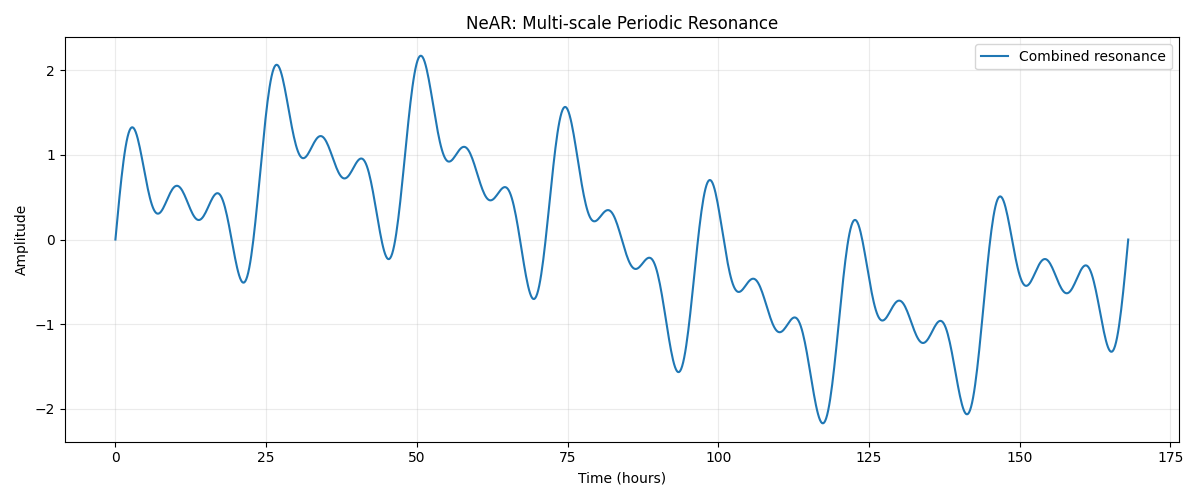

Source code (Python):
import numpy as np
import matplotlib.pyplot as plt

# One week contains 168 hours
t = np.linspace(0, 168, 1000)

# Generate periodic cycles
weekly = np.sin(2 * np.pi * t / 168)
daily = 0.6 * np.sin(2 * np.pi * t / 24)
half_daily = 0.5 * np.sin(2 * np.pi * t / 12)
eight_hour = 0.4 * np.sin(2 * np.pi * t / 8)

# Combine the cycles
resonance = weekly + daily + half_daily + eight_hour

# Plot the combined signal
plt.figure(figsize=(12, 5))
plt.plot(t, resonance, label="Combined resonance")

plt.xlabel("Time (hours)")
plt.ylabel("Amplitude")
plt.title("NeAR: Multi-scale Periodic Resonance")
plt.legend()
plt.grid(alpha=0.25)
plt.tight_layout()
plt.show()
